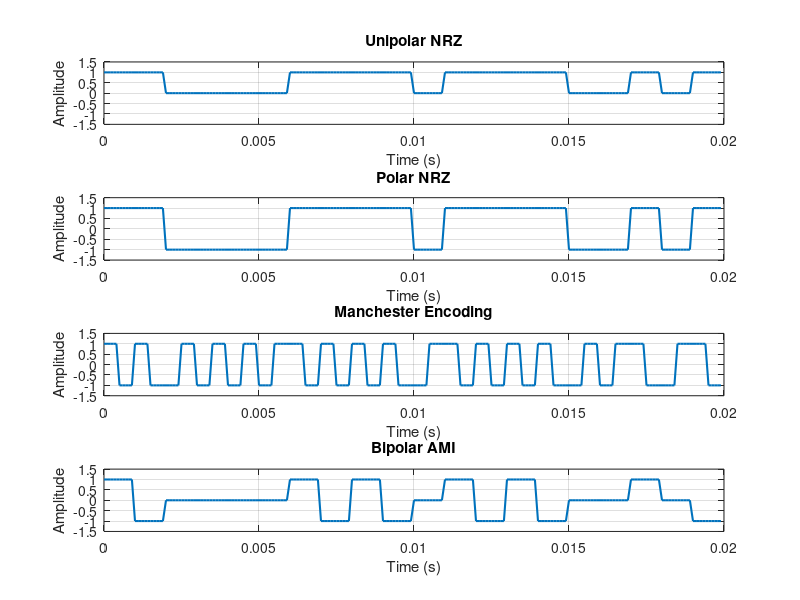
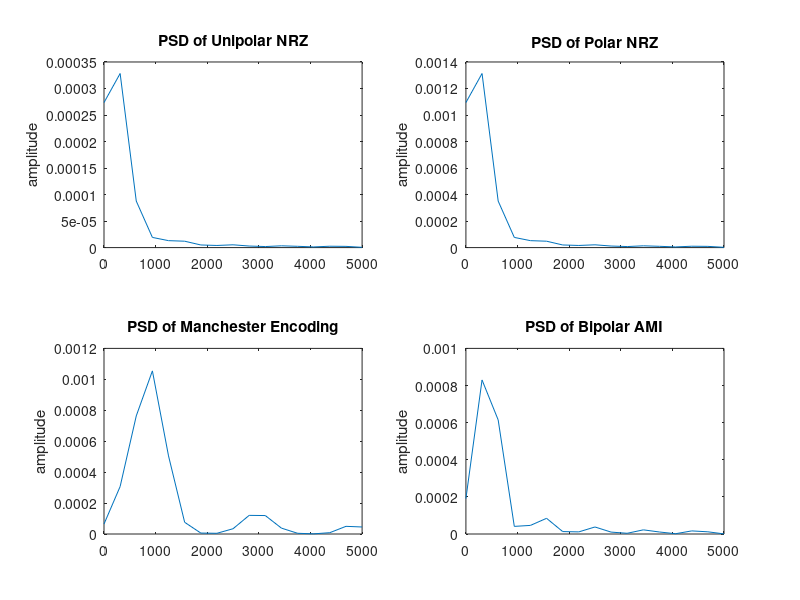

The MATLAB source for these figures, in order: (Note: this script raises an error after producing the figures.)
clc; clear; close all;

%% Step 1: Initialize Parameters
N = 20;              % Number of bits
Rb = 1e3;            % Bit rate (bits per second)
Fs = 10*Rb;          % Sampling frequency
Tb = 1/Rb;           % Bit duration
Ns = Fs/Rb;          % Samples per bit

%% Step 2: Generate Random Binary Sequence
data = randi([0 1], 1, N);
disp('Random Binary Data:');
disp(data);

%% Step 3: Line Coding Implementations

% --- Unipolar NRZ ---
unipolar = repelem(data, Ns);

% --- Polar NRZ ---
polar = repelem(2*data - 1, Ns);

% --- Manchester Encoding ---
manchester = zeros(1, N*Ns);
for i = 1:N
    if data(i) == 1
        manchester((i-1)*Ns+1 : (i-1)*Ns+Ns/2) = 1;
        manchester((i-1)*Ns+Ns/2+1 : i*Ns) = -1;
    else
        manchester((i-1)*Ns+1 : (i-1)*Ns+Ns/2) = -1;
        manchester((i-1)*Ns+Ns/2+1 : i*Ns) = 1;
    end
end

% --- Bipolar AMI ---
bipolar = zeros(1, N*Ns);
last = -1;   % Keep track of last polarity
for i = 1:N
    if data(i) == 1
        last = -last; % Alternate between +1 and -1
        bipolar((i-1)*Ns+1 : i*Ns) = last;
    else
        bipolar((i-1)*Ns+1 : i*Ns) = 0;
    end
end

%% Step 4: Plot the Line Codes
t = (0:length(unipolar)-1)/Fs; % Time vector

figure;
subplot(4,1,1);
plot(t, unipolar, 'LineWidth', 1.5);
title('Unipolar NRZ');
xlabel('Time (s)'); ylabel('Amplitude'); grid on; ylim([-1.5 1.5]);

subplot(4,1,2);
plot(t, polar, 'LineWidth', 1.5);
title('Polar NRZ');
xlabel('Time (s)'); ylabel('Amplitude'); grid on; ylim([-1.5 1.5]);

subplot(4,1,3);
plot(t, manchester, 'LineWidth', 1.5);
title('Manchester Encoding');
xlabel('Time (s)'); ylabel('Amplitude'); grid on; ylim([-1.5 1.5]);

subplot(4,1,4);
plot(t, bipolar, 'LineWidth', 1.5);
title('Bipolar AMI');
xlabel('Time (s)'); ylabel('Amplitude'); grid on; ylim([-1.5 1.5]);

%% Step 5: Power Spectral Density (PSD) Estimation (2x2 layout)
figure;
subplot(2,2,1);
pwelch(unipolar, [], [], [], Fs);
title('PSD of Unipolar NRZ');

subplot(2,2,2);
pwelch(polar, [], [], [], Fs);
title('PSD of Polar NRZ');

subplot(2,2,3);
pwelch(manchester, [], [], [], Fs);
title('PSD of Manchester Encoding');

subplot(2,2,4);
pwelch(bipolar, [], [], [], Fs);
title('PSD of Bipolar AMI');

sgtitle('Power Spectral Densities of Line Codes (2x2 Grid)');
